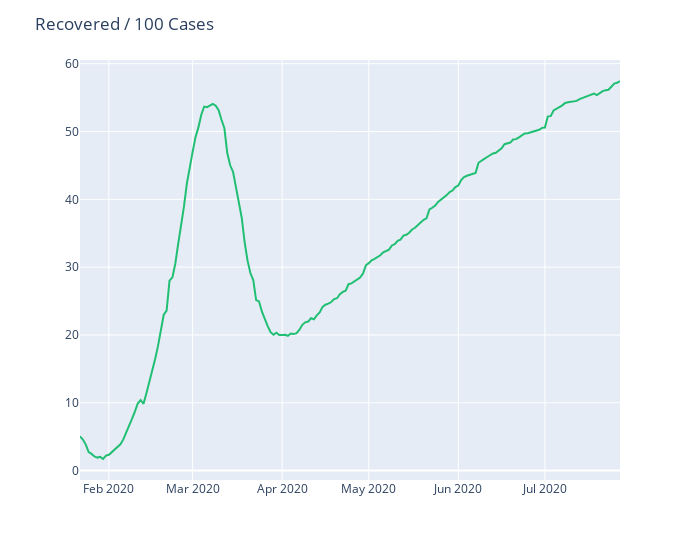

Notebook source saved alongside this figure:
### Code cell
plot_daywise_line('Recovered / 100 Cases', act)

### Figure 1 — Plotly figure (JSON) as saved in the notebook; plotly's stock layout.template omitted (floating-point values rounded to 4 significant figures; data arrays with more than 128 entries replaced by an {"elided": "..."} marker saying what was removed)
{"data": [{"hovertemplate": "Date=%{x}<br>Recovered / 100 Cases=%{y}<extra></extra>", "legendgroup": "", "line": {"color": "#21bf73", "dash": "solid"}, "marker": {"symbol": "circle"}, "mode": "lines", "name": "", "orientation": "v", "showlegend": false, "type": "scatter", "x": {"elided": "188 str values"}, "xaxis": "x", "y": {"elided": "188 float values"}, "yaxis": "y"}], "layout": {"legend": {"tracegroupgap": 0}, "margin": {"t": 60}, "title": {"text": "Recovered / 100 Cases"}, "width": 700, "xaxis": {"anchor": "y", "domain": [0, 1], "title": {"text": ""}}, "yaxis": {"anchor": "x", "domain": [0, 1], "title": {"text": ""}}}}
